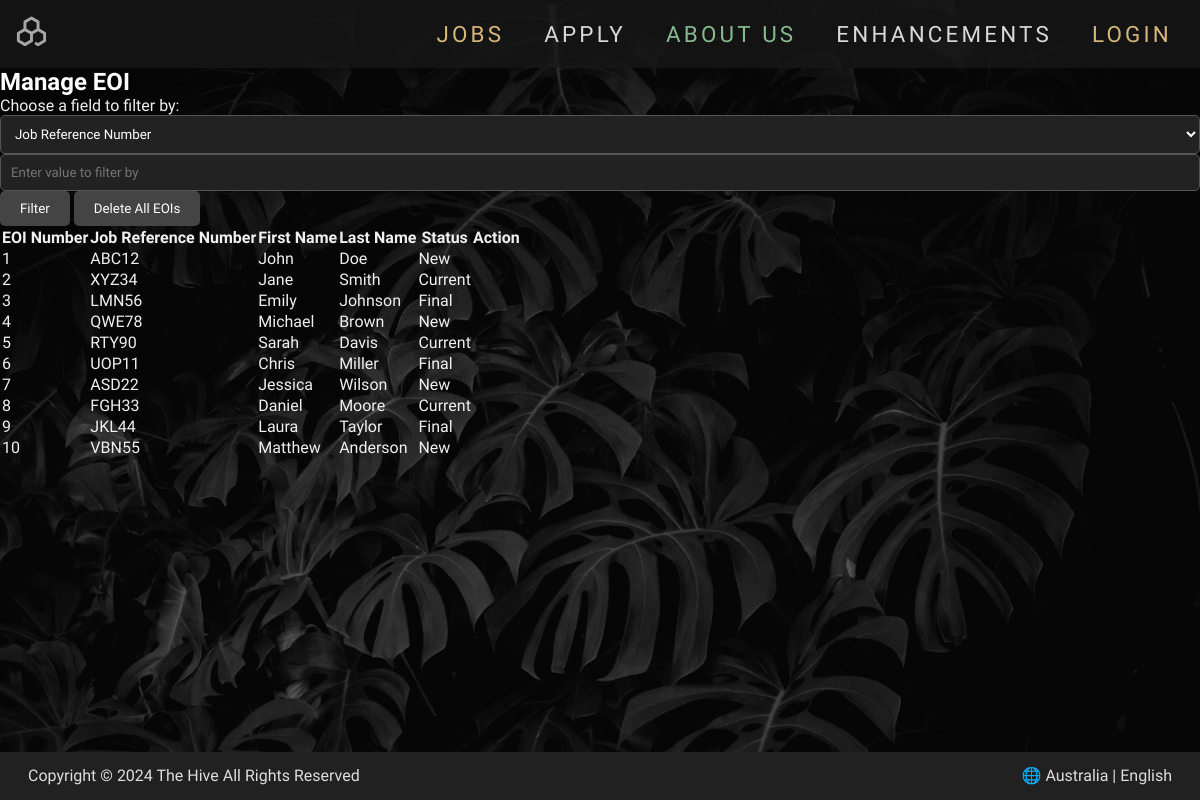
Page /site/manage.php on the committed database.
### tables this page shows
CREATE TABLE IF NOT EXISTS eoi (
    EOInumber INT AUTO_INCREMENT PRIMARY KEY,
    job_ref_number VARCHAR(5) NOT NULL,
    first_name VARCHAR(20) NOT NULL,
    last_name VARCHAR(20) NOT NULL,
    dob DATE NOT NULL CHECK (dob BETWEEN '1944-01-01' AND '2009-12-31'),
    gender ENUM('Male', 'Female', 'Other') NOT NULL,
    street_address VARCHAR(40) NOT NULL,
    suburb VARCHAR(40) NOT NULL,
    state ENUM('VIC', 'NSW', 'QLD', 'NT', 'WA', 'SA', 'TAS', 'ACT') NOT NULL,
    postcode VARCHAR(4) NOT NULL,
    email VARCHAR(100) NOT NULL,
    phone VARCHAR(12) NOT NULL,
    skill1 VARCHAR(50),
    skill2 VARCHAR(50),
    skill3 VARCHAR(50),
    other_skills TEXT,
    status ENUM('New', 'Current', 'Final') DEFAULT 'New',
    FOREIGN KEY (job_ref_number) REFERENCES job_descriptions(job_ref_number),
    CONSTRAINT chk_job_ref_number CHECK (job_ref_number REGEXP '^[A-Za-z0-9]{5}$'),
    CONSTRAINT chk_first_name CHECK (first_name REGEXP '^[a-zA-Z]{1,20}$'),
    CONSTRAINT chk_last_name CHECK (last_name REGEXP '^[a-zA-Z]{1,20}$'),
    CONSTRAINT chk_postcode CHECK (postcode REGEXP '^[0-9]{4}$'),
    CONSTRAINT chk_email CHECK (email REGEXP '^[A-Za-z0-9._%+-]+@[A-Za-z0-9.-]+\\.[A-Za-z]{2,}$'),
    CONSTRAINT chk_phone CHECK (phone REGEXP '^[0-9]{8,12}$'),
    INDEX idx_job_ref_number (job_ref_number),
    INDEX idx_first_name (first_name),
    INDEX idx_last_name (last_name),
    INDEX idx_status (status)
);

### site/helper.php (called while the page is built, shortened)
<?php
function getSession($key)
{
    if (!isset($_SESSION[$key])) {
        return false;
    }
    return $_SESSION[$key];
}
function isLoggedIn()
{
    return getSession("login");
}

### site/manage.php (the view, shortened to what this page needs)
<?php include 'header.inc';
require_once 'settings.php';
$conn = @mysqli_connect($db_host, $db_user, $db_password, $db_name);
$sql = "SELECT EOInumber AS `EOI Number`, job_ref_number AS `Job Reference Number`, first_name AS `First Name`, last_name AS `Last Name`, status AS `Status` FROM eoi";
$result = @mysqli_query($conn, $sql);
?>
<main class="manage-eoi-page">
    <section>
        <h1>Manage EOI</h1>
        <form method="post" action="manage.php">
            <label for="field">Choose a field to filter by:</label>
            <select name="field" id="field">
                <option value="job_ref_number">Job Reference Number</option>
            </select>
            <input type="text" name="value" placeholder="Enter value to filter by">
            <button type="submit" name="action" value="filter">Filter</button>
            <button type="submit" name="action" value="delete_all">Delete All EOIs</button>
        </form>
        <?php
        if ($result->num_rows > 0) {
            echo '<table>';
            echo '<thead>';
            echo '<tr>
                <th scope="col">EOI Number</th>
                <th scope="col">Job Reference Number</th>
                <th scope="col">First Name</th>
                <th scope="col">Last Name</th>
                <th scope="col">Status</th>
                <th scope="col">Action</th>
              </tr>';
            echo '</thead>';
            echo '<tbody>';
            while ($row = mysqli_fetch_assoc($result)) {
                echo '<tr>';
                foreach ($row as $value) {
                    echo '<td>' . $value . '</td>';
                }
                echo '</tr>';
            }
            echo '</tbody>';
            echo '</table>';
        }
        ?>
    </section>
</main>
<?php include 'footer.inc'; ?>

### site/header.inc (shortened to what this page needs)
<?php require_once 'helper.php'?>
<!DOCTYPE html>
<html lang="en">
<head>
    <link rel="stylesheet" href="styles/style.css">
</head>
<body>
<header>
    <nav>
        <a href="index.php"><img src="images/TheHiveLogo.svg" alt="The Hive Logo"></a>
        <ul>
            <li><a href="jobs.php">Jobs</a></li>
            <li><a href="apply.php">Apply</a></li>
            <li><a href="about.php">About Us</a></li>
            <li><a href="phpenhancements.php">Enhancements</a></li>
            <?php
                if (isLoggedIn())
                {
                    echo '<li><a href="manage.php">Manage</a></li>';
                    echo '<li><a href="logout.php">Logout</a></li>';
                }
                else
                {
                    echo '<li><a href="login.php">Login</a></li>';
                }
            ?>
        </ul>
    </nav>
</header>

### site/footer.inc
<footer>
    <p>Copyright <span>&copy;</span> 2024 The Hive All Rights Reserved</p>
    <p><span>&#127760;</span> Australia | English</p>
</footer>
</body>
</html>

### site/styles/style.css (style rules this page uses)
* { margin: 0; padding: 0; font-family: 'Inria Sans', 'ui-serif'; box-sizing: border-box; }
html, body { height: 100%; }
body { display: flex; flex-direction: column; background: url('../images/Backdrop.jpg') no-repeat center center fixed; background-size: cover; color: #f0f0f0; }
header { display: flex; align-items: center; justify-content: space-between; background-color: rgba(26, 24, 24, 0.75); width: 100%; z-index: 1000; padding: 0.5rem; position: relative; }
nav { display: flex; justify-content: space-between; align-items: center; width: 100%; }
nav > a > img { margin: 0.4rem; width: 35px; height: auto; }
nav > ul { font-family: 'Inria Sans', serif; list-style-type: none; display: flex; margin: 0; padding: 0; margin-left: auto; }
nav > ul > li { font-size: 1.4em; letter-spacing: .2rem; text-transform: uppercase; margin: 0 20px; }
nav > ul > li > a { text-decoration: none; color: #D5B778; }
ul li:nth-child(2) a { color: #D9D9D9; }
ul li:nth-child(3) a { color: #86BB8F; }
ul li:nth-child(4) a { color: #D9D9D9; }
footer { background: #212121 none; width: 100%; height: 3rem; color: #DEDEDE; font-family: 'Inria Sans', serif; display: flex; justify-content: space-between; align-items: center; padding: 0 1rem; margin-top: auto; }
footer > p { margin: 0.75rem; }
h1, h2, h3, h4, h5, h6 { color: #fff; text-shadow: 2px 2px 4px rgba(0, 0, 0, 0.5); }
p { line-height: 1.6; }
a { color: #1e90ff; text-decoration: none; }
button { background-color: #444; border: none; border-radius: 5px; color: #fff; cursor: pointer; padding: 10px 20px; }
input, select, textarea { background-color: #222; border: 1px solid #555; border-radius: 5px; color: #fff; padding: 10px; width: 100%; }

### rows in the picture
eoi: EOInumber "1", job_ref_number "ABC12", first_name "John", last_name "Doe", status "New"
eoi: EOInumber "2", job_ref_number "XYZ34", first_name "Jane", last_name "Smith", status "Current"
eoi: EOInumber "3", job_ref_number "LMN56", first_name "Emily", last_name "Johnson", status "Final"
eoi: EOInumber "4", job_ref_number "QWE78", first_name "Michael", last_name "Brown", status "New"
eoi: EOInumber "5", job_ref_number "RTY90", first_name "Sarah", last_name "Davis", status "Current"
eoi: EOInumber "6", job_ref_number "UOP11", first_name "Chris", last_name "Miller", status "Final"
eoi: EOInumber "7", job_ref_number "ASD22", first_name "Jessica", last_name "Wilson", status "New"
eoi: EOInumber "8", job_ref_number "FGH33", first_name "Daniel", last_name "Moore", status "Current"
eoi: EOInumber "9", job_ref_number "JKL44", first_name "Laura", last_name "Taylor", status "Final"
eoi: EOInumber "10", job_ref_number "VBN55", first_name "Matthew", last_name "Anderson", status "New"
